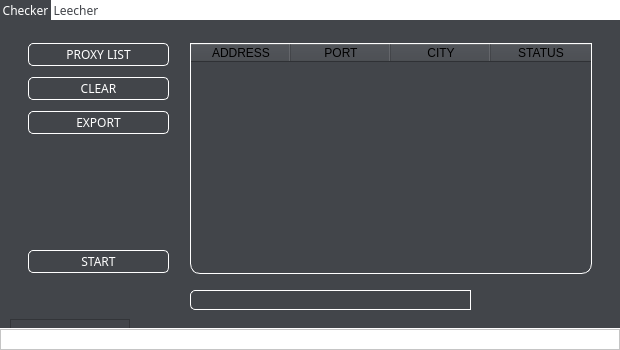
<?xml version="1.0" encoding="UTF-8"?>
<ui version="4.0">
 <class>MainWindow</class>
 <widget class="QMainWindow" name="MainWindow">
  <property name="geometry">
   <rect>
    <x>0</x>
    <y>0</y>
    <width>620</width>
    <height>350</height>
   </rect>
  </property>
  <property name="minimumSize">
   <size>
    <width>620</width>
    <height>350</height>
   </size>
  </property>
  <property name="maximumSize">
   <size>
    <width>620</width>
    <height>350</height>
   </size>
  </property>
  <property name="windowTitle">
   <string>Proxier</string>
  </property>
  <property name="windowIcon">
   <iconset resource="resource.qrc">
    <normaloff>:/images/assets/icon (1).png</normaloff>:/images/assets/icon (1).png</iconset>
  </property>
  <property name="styleSheet">
   <string notr="true"/>
  </property>
  <widget class="QWidget" name="centralwidget">
   <property name="styleSheet">
    <string notr="true">QWidget {
	background: white
}</string>
   </property>
   <widget class="QTabWidget" name="tabWidget">
    <property name="geometry">
     <rect>
      <x>0</x>
      <y>0</y>
      <width>620</width>
      <height>328</height>
     </rect>
    </property>
    <property name="cursor">
     <cursorShape>ArrowCursor</cursorShape>
    </property>
    <property name="autoFillBackground">
     <bool>false</bool>
    </property>
    <property name="styleSheet">
     <string notr="true">* {
    background-color:  rgb(66, 69, 74);
}

QTabWidget {
	border: none;
    background-color:  rgb(66, 69, 74);
}

QTabWidget::pane {
    background: red;
}

QTabBar::tab {
	font-family: Impact;
	padding: 3px;
    background-color: white;
	color: rgb(66, 69, 74);
}

QTabBar::tab:selected {
	background-color: rgb(66, 69, 74);
	color: white;
 	margin-bottom: -1px;
}


</string>
    </property>
    <property name="currentIndex">
     <number>0</number>
    </property>
    <property name="tabBarAutoHide">
     <bool>false</bool>
    </property>
    <widget class="QWidget" name="tab">
     <attribute name="icon">
      <iconset resource="resource.qrc">
       <normaloff>:/images/assets/checker.png</normaloff>:/images/assets/checker.png</iconset>
     </attribute>
     <attribute name="title">
      <string>Checker</string>
     </attribute>
     <widget class="QTableWidget" name="proxies_fetch_table_2">
      <property name="geometry">
       <rect>
        <x>190</x>
        <y>23</y>
        <width>402</width>
        <height>231</height>
       </rect>
      </property>
      <property name="styleSheet">
       <string notr="true">QTableWidget {
    border: 1px solid white;
	border-bottom-right-radius: 10px;
	border-bottom-left-radius: 10px;
	background-image: url(:/images/assets/icon (1).png);
	background-repeat: no-repeat;
	background-position: center center;
	color: white;
}

</string>
      </property>
      <property name="autoScrollMargin">
       <number>5</number>
      </property>
      <column>
       <property name="text">
        <string>ADDRESS</string>
       </property>
      </column>
      <column>
       <property name="text">
        <string>PORT</string>
       </property>
      </column>
      <column>
       <property name="text">
        <string>CITY</string>
       </property>
      </column>
      <column>
       <property name="text">
        <string>STATUS</string>
       </property>
      </column>
     </widget>
     <widget class="QPushButton" name="addlist_checker_btn">
      <property name="geometry">
       <rect>
        <x>28</x>
        <y>23</y>
        <width>141</width>
        <height>23</height>
       </rect>
      </property>
      <property name="cursor">
       <cursorShape>PointingHandCursor</cursorShape>
      </property>
      <property name="styleSheet">
       <string notr="true">QPushButton {
	color: white;
	border: 1px solid white;
	border-radius: 5px;
	font-family: Impact;
}

QPushButton:hover {
	background: white;
	color: rgb(66, 69, 74);
}

QPushButton::menu-indicator{width:0px;}
</string>
      </property>
      <property name="text">
       <string>PROXY LIST</string>
      </property>
      <property name="icon">
       <iconset resource="resource.qrc">
        <normaloff>:/images/assets/plus.png</normaloff>:/images/assets/plus.png</iconset>
      </property>
     </widget>
     <widget class="QLineEdit" name="lineEdit">
      <property name="geometry">
       <rect>
        <x>190</x>
        <y>270</y>
        <width>281</width>
        <height>20</height>
       </rect>
      </property>
      <property name="styleSheet">
       <string notr="true">QLineEdit {
	color: white;
	border: 1px solid white;
	border-top-left-radius: 5px;
	border-bottom-left-radius: 5px;
	font-family: Impact;
}</string>
      </property>
     </widget>
     <widget class="QPushButton" name="clear_checker_btn">
      <property name="geometry">
       <rect>
        <x>28</x>
        <y>57</y>
        <width>141</width>
        <height>23</height>
       </rect>
      </property>
      <property name="cursor">
       <cursorShape>PointingHandCursor</cursorShape>
      </property>
      <property name="styleSheet">
       <string notr="true">QPushButton {
	color: white;
	border: 1px solid white;
	border-radius: 5px;
	font-family: Impact;
}

QPushButton:hover {
	background: white;
	color: rgb(66, 69, 74);
}

</string>
      </property>
      <property name="text">
       <string>CLEAR</string>
      </property>
      <property name="icon">
       <iconset resource="resource.qrc">
        <normaloff>:/images/assets/trash.png</normaloff>:/images/assets/trash.png</iconset>
      </property>
     </widget>
     <widget class="QPushButton" name="save_checker_btn">
      <property name="geometry">
       <rect>
        <x>28</x>
        <y>91</y>
        <width>141</width>
        <height>23</height>
       </rect>
      </property>
      <property name="cursor">
       <cursorShape>PointingHandCursor</cursorShape>
      </property>
      <property name="styleSheet">
       <string notr="true">QPushButton {
	color: white;
	border: 1px solid white;
	border-radius: 5px;
	font-family: Impact;
}

QPushButton:hover {
	background: white;
	color: rgb(66, 69, 74);
}

QPushButton::menu-indicator{width:0px;}
</string>
      </property>
      <property name="text">
       <string>EXPORT</string>
      </property>
      <property name="icon">
       <iconset resource="resource.qrc">
        <normaloff>:/images/assets/save.png</normaloff>:/images/assets/save.png</iconset>
      </property>
     </widget>
     <widget class="QPushButton" name="start_checker_btn">
      <property name="geometry">
       <rect>
        <x>28</x>
        <y>230</y>
        <width>141</width>
        <height>23</height>
       </rect>
      </property>
      <property name="cursor">
       <cursorShape>PointingHandCursor</cursorShape>
      </property>
      <property name="styleSheet">
       <string notr="true">QPushButton {
	color: white;
	border: 1px solid white;
	border-radius: 5px;
	font-family: Impact;
}

QPushButton:hover {
	background: white;
	color: rgb(66, 69, 74);
}

QPushButton::menu-indicator{width:0px;}
</string>
      </property>
      <property name="text">
       <string>START</string>
      </property>
      <property name="icon">
       <iconset resource="resource.qrc">
        <normaloff>:/images/assets/play.PNG</normaloff>:/images/assets/play.PNG</iconset>
      </property>
     </widget>
     <widget class="QFrame" name="frame">
      <property name="geometry">
       <rect>
        <x>10</x>
        <y>299</y>
        <width>120</width>
        <height>21</height>
       </rect>
      </property>
      <property name="frameShape">
       <enum>QFrame::StyledPanel</enum>
      </property>
      <property name="frameShadow">
       <enum>QFrame::Raised</enum>
      </property>
     </widget>
    </widget>
    <widget class="QWidget" name="leecher_tab">
     <attribute name="icon">
      <iconset resource="resource.qrc">
       <normaloff>:/images/assets/leecher.png</normaloff>:/images/assets/leecher.png</iconset>
     </attribute>
     <attribute name="title">
      <string>Leecher</string>
     </attribute>
     <widget class="QTableWidget" name="proxies_fetch_table">
      <property name="geometry">
       <rect>
        <x>290</x>
        <y>23</y>
        <width>302</width>
        <height>248</height>
       </rect>
      </property>
      <property name="styleSheet">
       <string notr="true">QTableWidget {
    border: 1px solid white;
	border-bottom-right-radius: 10px;
	border-bottom-left-radius: 10px;
	background-image: url(:/images/assets/icon (1).png);
	background-repeat: no-repeat;
	background-position: center center;
	color: white;
}

</string>
      </property>
      <property name="autoScrollMargin">
       <number>5</number>
      </property>
      <column>
       <property name="text">
        <string>ADDRESS</string>
       </property>
      </column>
      <column>
       <property name="text">
        <string>PORT</string>
       </property>
      </column>
      <column>
       <property name="text">
        <string>SOURCE</string>
       </property>
      </column>
     </widget>
     <widget class="QLabel" name="label">
      <property name="geometry">
       <rect>
        <x>31</x>
        <y>91</y>
        <width>47</width>
        <height>13</height>
       </rect>
      </property>
      <property name="text">
       <string>&lt;html&gt;&lt;head/&gt;&lt;body&gt;&lt;p&gt;&lt;span style=&quot; font-size:10pt; font-weight:600; color:#ffffff;&quot;&gt;LINK:&lt;/span&gt;&lt;/p&gt;&lt;/body&gt;&lt;/html&gt;</string>
      </property>
     </widget>
     <widget class="QPlainTextEdit" name="link_fetch_text">
      <property name="enabled">
       <bool>false</bool>
      </property>
      <property name="geometry">
       <rect>
        <x>28</x>
        <y>110</y>
        <width>241</width>
        <height>161</height>
       </rect>
      </property>
      <property name="styleSheet">
       <string notr="true">QPlainTextEdit {
    border: 1px solid white;
	border-bottom-right-radius: 10px;
	border-bottom-left-radius: 10px;
	background-image: url(:/images/assets/icon (1).png);
	background-repeat: no-repeat;
	background-position: center center;
	color: white;
}</string>
      </property>
     </widget>
     <widget class="QPushButton" name="start_fetch_btn">
      <property name="geometry">
       <rect>
        <x>30</x>
        <y>22</y>
        <width>241</width>
        <height>23</height>
       </rect>
      </property>
      <property name="cursor">
       <cursorShape>PointingHandCursor</cursorShape>
      </property>
      <property name="styleSheet">
       <string notr="true">QPushButton {
	color: white;
	border: 1px solid white;
	border-radius: 5px;
	font-family: Impact;
}

QPushButton:hover {
	background: white;
	color: rgb(66, 69, 74);
}</string>
      </property>
      <property name="text">
       <string>START</string>
      </property>
      <property name="icon">
       <iconset resource="resource.qrc">
        <normaloff>:/images/assets/play.PNG</normaloff>:/images/assets/play.PNG</iconset>
      </property>
     </widget>
     <widget class="QPushButton" name="save_fetch_btn">
      <property name="geometry">
       <rect>
        <x>30</x>
        <y>50</y>
        <width>115</width>
        <height>23</height>
       </rect>
      </property>
      <property name="cursor">
       <cursorShape>PointingHandCursor</cursorShape>
      </property>
      <property name="styleSheet">
       <string notr="true">QPushButton {
	color: white;
	border: 1px solid white;
	border-radius: 5px;
	font-family: Impact;
}

QPushButton:hover {
	background: white;
	color: rgb(66, 69, 74);
}</string>
      </property>
      <property name="text">
       <string>EXPORT</string>
      </property>
      <property name="icon">
       <iconset resource="resource.qrc">
        <normaloff>:/images/assets/save.png</normaloff>:/images/assets/save.png</iconset>
      </property>
     </widget>
     <widget class="QLabel" name="label_2">
      <property name="geometry">
       <rect>
        <x>292</x>
        <y>282</y>
        <width>21</width>
        <height>16</height>
       </rect>
      </property>
      <property name="text">
       <string>&lt;html&gt;&lt;head/&gt;&lt;body&gt;&lt;p&gt;&lt;span style=&quot; color:#ffffff;&quot;&gt;Hits:&lt;/span&gt;&lt;/p&gt;&lt;/body&gt;&lt;/html&gt;</string>
      </property>
     </widget>
     <widget class="QLabel" name="label_3">
      <property name="geometry">
       <rect>
        <x>30</x>
        <y>281</y>
        <width>41</width>
        <height>16</height>
       </rect>
      </property>
      <property name="text">
       <string>&lt;html&gt;&lt;head/&gt;&lt;body&gt;&lt;p&gt;&lt;span style=&quot; color:#ffffff;&quot;&gt;Status: &lt;/span&gt;&lt;/p&gt;&lt;/body&gt;&lt;/html&gt;</string>
      </property>
     </widget>
     <widget class="QLabel" name="source_fetch_lbl">
      <property name="geometry">
       <rect>
        <x>77</x>
        <y>281</y>
        <width>181</width>
        <height>16</height>
       </rect>
      </property>
      <property name="text">
       <string>&lt;html&gt;&lt;head/&gt;&lt;body&gt;&lt;p&gt;&lt;span style=&quot; font-weight:600; color:#ffffff;&quot;&gt;nothing to see...&lt;/span&gt;&lt;/p&gt;&lt;/body&gt;&lt;/html&gt;</string>
      </property>
     </widget>
     <widget class="QLabel" name="hits_fetch_lbl">
      <property name="geometry">
       <rect>
        <x>323</x>
        <y>281</y>
        <width>61</width>
        <height>20</height>
       </rect>
      </property>
      <property name="text">
       <string>&lt;html&gt;&lt;head/&gt;&lt;body&gt;&lt;p&gt;&lt;span style=&quot; font-weight:600; color:#2cff21;&quot;&gt;0&lt;/span&gt;&lt;/p&gt;&lt;/body&gt;&lt;/html&gt;</string>
      </property>
     </widget>
     <widget class="QLabel" name="label_6">
      <property name="geometry">
       <rect>
        <x>393</x>
        <y>283</y>
        <width>47</width>
        <height>13</height>
       </rect>
      </property>
      <property name="text">
       <string>&lt;html&gt;&lt;head/&gt;&lt;body&gt;&lt;p&gt;&lt;span style=&quot; color:#ffffff;&quot;&gt;Errors:&lt;/span&gt;&lt;/p&gt;&lt;/body&gt;&lt;/html&gt;</string>
      </property>
     </widget>
     <widget class="QLabel" name="errors_fetch_lbl">
      <property name="geometry">
       <rect>
        <x>434</x>
        <y>283</y>
        <width>71</width>
        <height>16</height>
       </rect>
      </property>
      <property name="text">
       <string>&lt;html&gt;&lt;head/&gt;&lt;body&gt;&lt;p&gt;&lt;span style=&quot; font-weight:600; color:#ff3c0b;&quot;&gt;0&lt;/span&gt;&lt;/p&gt;&lt;/body&gt;&lt;/html&gt;</string>
      </property>
     </widget>
     <widget class="QPushButton" name="clear_fetch_btn">
      <property name="geometry">
       <rect>
        <x>156</x>
        <y>50</y>
        <width>115</width>
        <height>23</height>
       </rect>
      </property>
      <property name="cursor">
       <cursorShape>PointingHandCursor</cursorShape>
      </property>
      <property name="styleSheet">
       <string notr="true">QPushButton {
	color: white;
	border: 1px solid white;
	border-radius: 5px;
	font-family: Impact;
}

QPushButton:hover {
	background: white;
	color: rgb(66, 69, 74);
}</string>
      </property>
      <property name="text">
       <string>CLEAR</string>
      </property>
      <property name="icon">
       <iconset resource="resource.qrc">
        <normaloff>:/images/assets/trash.png</normaloff>:/images/assets/trash.png</iconset>
      </property>
     </widget>
    </widget>
   </widget>
   <widget class="QFrame" name="frame_2">
    <property name="geometry">
     <rect>
      <x>0</x>
      <y>329</y>
      <width>620</width>
      <height>21</height>
     </rect>
    </property>
    <property name="frameShape">
     <enum>QFrame::StyledPanel</enum>
    </property>
    <property name="frameShadow">
     <enum>QFrame::Raised</enum>
    </property>
    <widget class="QPushButton" name="bitbucket_btn">
     <property name="geometry">
      <rect>
       <x>4</x>
       <y>-1</y>
       <width>21</width>
       <height>23</height>
      </rect>
     </property>
     <property name="cursor">
      <cursorShape>PointingHandCursor</cursorShape>
     </property>
     <property name="styleSheet">
      <string notr="true"/>
     </property>
     <property name="text">
      <string/>
     </property>
     <property name="icon">
      <iconset resource="resource.qrc">
       <normaloff>:/images/assets/favicon.ico</normaloff>:/images/assets/favicon.ico</iconset>
     </property>
     <property name="default">
      <bool>false</bool>
     </property>
     <property name="flat">
      <bool>true</bool>
     </property>
    </widget>
   </widget>
  </widget>
 </widget>
 <resources>
  <include location="resource.qrc"/>
 </resources>
 <connections/>
</ui>
